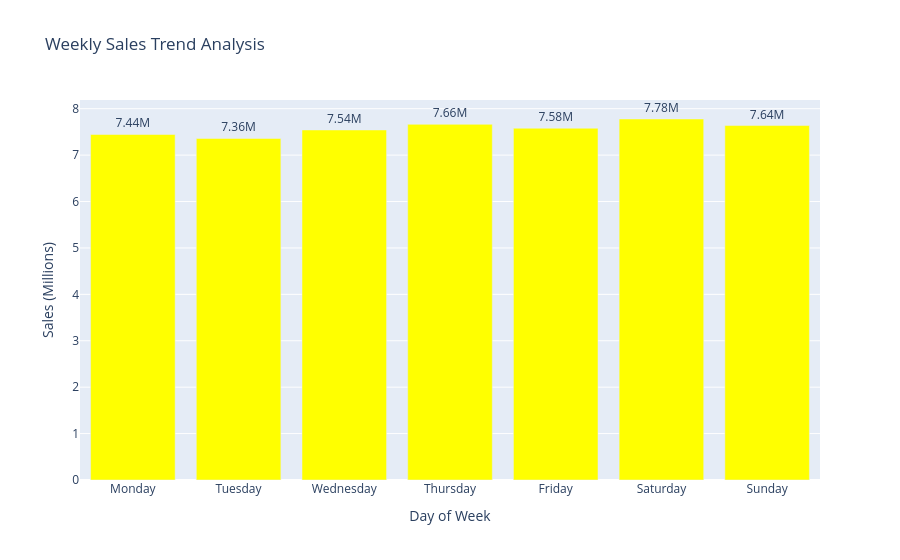

Here is the notebook cell this chart was saved with:
### Code cell
fig = px.bar(
    weekly_sales,
    x="day_name",
    y="sales_million",
    text="sales_million",
    title="Weekly Sales Trend Analysis"
)

fig.update_traces(
    marker_color="yellow",
    texttemplate="%{text:.2f}M",
    textposition="outside"
)

fig.update_layout(
    xaxis_title="Day of Week",
    yaxis_title="Sales (Millions)",
    showlegend=False
)

fig.show()

### Figure 1 — Plotly figure (JSON) as saved in the notebook; plotly's stock layout.template omitted (floating-point values rounded to 4 significant figures)
{"data": [{"hovertemplate": "day_name=%{x}<br>sales_million=%{text}<extra></extra>", "legendgroup": "", "marker": {"color": "yellow", "pattern": {"shape": ""}}, "name": "", "orientation": "v", "showlegend": false, "text": [7.444, 7.359, 7.542, 7.663, 7.579, 7.778, 7.637], "textposition": "outside", "texttemplate": "%{text:.2f}M", "type": "bar", "x": ["Monday", "Tuesday", "Wednesday", "Thursday", "Friday", "Saturday", "Sunday"], "xaxis": "x", "y": [7.444, 7.359, 7.542, 7.663, 7.579, 7.778, 7.637], "yaxis": "y"}], "layout": {"barmode": "relative", "legend": {"tracegroupgap": 0}, "showlegend": false, "title": {"text": "Weekly Sales Trend Analysis"}, "xaxis": {"anchor": "y", "domain": [0, 1], "title": {"text": "Day of Week"}}, "yaxis": {"anchor": "x", "domain": [0, 1], "title": {"text": "Sales (Millions)"}}}}
